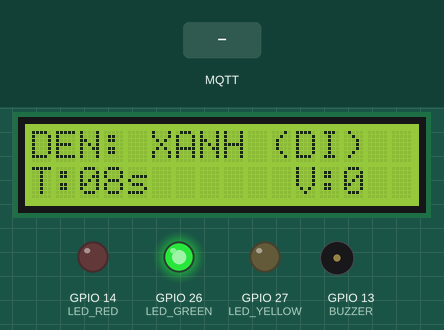
A sketch run on a simulated ESP32. On the bench: 16×2 character LCD, output pins drawn as LEDs (lit = HIGH), buzzer (waves = sounding, pin HIGH). The test bench sets the inputs (shaded band). WiFi joins after 1.5 s; servers stay silent unless stated; no MQTT or app messages arrive unless stated; what the sketch prints to the serial monitor is not drawn.

Above: at 3.8 s.
3.9 s: MQTT message "3" arrives on the first subscribed topic
At 5.1 s:
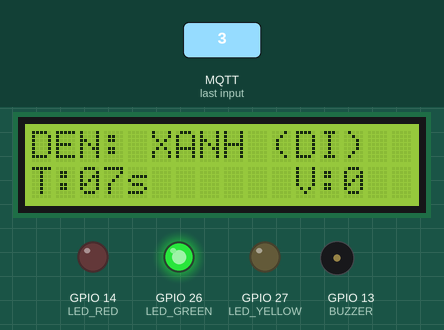
At 13.1 s:
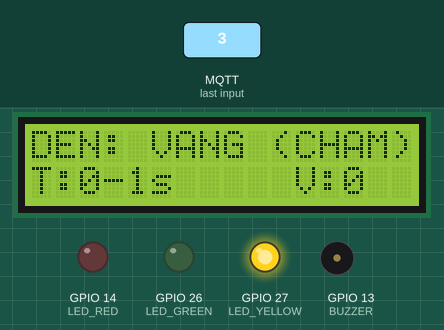
Timing chart, 0 to 14.6 s (numbered marks = the images above; inputs shaded):
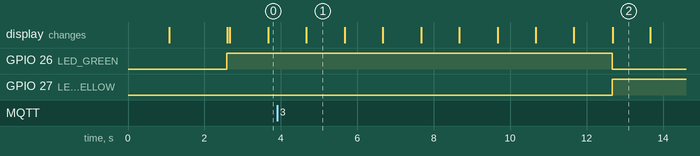

Measured:
- what the display in image 1 shows lasts 1.0 s, from 4.7 s to 5.7 s

The sketch:

sketch.ino
```cpp
#include <Wire.h>
#include <LiquidCrystal_I2C.h>
#include <WiFi.h>
#include "time.h"
#include <PubSubClient.h>

// 1. KHAI BÁO CẤU HÌNH
const char* ssid       = "Wokwi-GUEST";
const char* password   = "";
const char* mqtt_server = "broker.hivemq.com";
const char* mqtt_topic  = "traffic/violation/Random4";

// Khai báo chân
const int TRIG_PIN = 5;
const int ECHO_PIN = 18;
const int LED_RED = 14;
const int LED_YELLOW = 27;
const int LED_GREEN = 26;
const int BUZZER = 13;

// 2. KHAI BÁO BIẾN TOÀN CỤC
WiFiClient espClient;
PubSubClient client(espClient);
LiquidCrystal_I2C lcd(0x27, 16, 2);

int violationCount = 0;
int timerCounter = 0;
int trafficState = 0;
int activeGreenTime = 10;
int activeRedTime   = 40;
int TIME_YELLOW = 4;

bool wifiConnected = false;
bool isObjectDetected = false;
bool showViolationMessage = false;
unsigned long previousMillis = 0;
unsigned long violationDisplayStart = 0;

// 3. CÁC HÀM HỖ TRỢ

void updateLCDViolation() {
  lcd.setCursor(11, 1);
  lcd.print("V:");
  lcd.print(violationCount);
}

// Hàm callback nhận tin nhắn từ Python
void callback(char* topic, byte* payload, unsigned int length) {
  // Biến payload thành chuỗi chữ (String) để dễ đọc
  payload[length] = '\0';
  String msg = String((char*)payload);

  // 1. NẾU NHẬN LỆNH ĐỔI THỜI GIAN TỪ WEB (Kênh traffic/command/Random4)
  if (String(topic) == "traffic/command/Random4") {
    int r, y, g;
    // Tách chuỗi "40,4,10" thành 3 số nguyên r, y, g
    if (sscanf((char*)payload, "%d,%d,%d", &r, &y, &g) == 3) {
      activeRedTime = r;
      TIME_YELLOW = y;
      activeGreenTime = g;
      Serial.println("✅ Đã cập nhật thời gian từ Web!");
    }
  }
  Serial.println("\n--- CO TIN HIEU TU PYTHON ---");
  if (trafficState == 2) {
    violationCount++;
    showViolationMessage = true;
    violationDisplayStart = millis();
    updateLCDViolation();
    tone(BUZZER, 1000, 200);
    Serial.println("Ket qua: VI PHAM!");
  } else {
    Serial.println("Ket qua: Bo qua (Dang den xanh/vang)");
  }
}

void reconnect() {
  while (!client.connected()) {
    Serial.print("Dang ket noi MQTT...");
    if (client.connect("ESP32_Traffic_Wokwi_User")) {
      Serial.println("OK");
      client.subscribe(mqtt_topic); // Kênh hiện tại (traffic/violation/Random4)
      client.subscribe("traffic/command/Random4"); // THÊM DÒNG NÀY ĐỂ NHẬN LỆNH CÀI ĐẶT
    } else {
      Serial.print("Loi: "); Serial.print(client.state());
      delay(5000);
    }
  }
}

void changeState(int state) {
  digitalWrite(LED_RED, LOW);
  digitalWrite(LED_YELLOW, LOW);
  digitalWrite(LED_GREEN, LOW);

  switch (state) {
    case 0: digitalWrite(LED_GREEN, HIGH); timerCounter = activeGreenTime; break;
    case 1: digitalWrite(LED_YELLOW, HIGH); timerCounter = TIME_YELLOW; break;
    case 2: digitalWrite(LED_RED, HIGH); timerCounter = activeRedTime; break;
  }

  if (!showViolationMessage) {
    lcd.setCursor(0, 0);
    if (state == 0) lcd.print("DEN: XANH (DI)  ");
    else if (state == 1) lcd.print("DEN: VANG (CHAM)");
    else lcd.print("DEN: DO (DUNG)  ");
  }
}

// 4. HÀM SETUP
void setup() {
  Serial.begin(115200);
  delay(1000);
  Serial.println("\n--- KHOI DONG ---");

  // Khai báo chân Pin
  pinMode(TRIG_PIN, OUTPUT);
  pinMode(ECHO_PIN, INPUT);
  pinMode(LED_RED, OUTPUT);
  pinMode(LED_YELLOW, OUTPUT);
  pinMode(LED_GREEN, OUTPUT);
  pinMode(BUZZER, OUTPUT);

  lcd.init();
  lcd.backlight();

  lcd.setCursor(0, 0);
  lcd.print("Connecting WiFi...");

  // Cấu hình WiFi chuẩn hơn
  WiFi.mode(WIFI_STA); // Đảm bảo ESP32 ở chế độ Station
  WiFi.begin(ssid, password);

  Serial.print("Connecting to WiFi");
  // Tăng thời gian chờ lên (ví dụ 40 lần ~ 20 giây)
  int retry = 0;
  while (WiFi.status() != WL_CONNECTED && retry < 40) {
    delay(500);
    Serial.print(".");
    retry++;
  }

  if (WiFi.status() == WL_CONNECTED) {
    wifiConnected = true;
    Serial.println("\nWiFi OK!");
    Serial.print("IP Address: "); Serial.println(WiFi.localIP());

    client.setServer(mqtt_server, 1883);
    client.setCallback(callback);
  } else {
    // Nếu vẫn lỗi, in ra trạng thái để chẩn đoán
    Serial.printf("\nWiFi Failed! Status: %d\n", WiFi.status());
    lcd.clear();
    lcd.print("WiFi Error!");
    delay(2000);
  }

  lcd.clear();
  changeState(0);
}

// --- THÊM LẠI HÀM CẢM BIẾN ---
void checkSensor() {
  digitalWrite(TRIG_PIN, LOW); delayMicroseconds(2);
  digitalWrite(TRIG_PIN, HIGH); delayMicroseconds(10);
  digitalWrite(TRIG_PIN, LOW);
  long duration = pulseIn(ECHO_PIN, HIGH);
  int distance = duration * 0.034 / 2;

  if (distance > 0 && distance < 50) {
    if (!isObjectDetected) {
      violationCount++;
      showViolationMessage = true;
      violationDisplayStart = millis();
      isObjectDetected = true; // Chống đếm trùng
      updateLCDViolation();
      tone(BUZZER, 1000, 200);
      Serial.println("-> VI PHAM tu Cam bien Sieu am!");
    }
  } else {
    isObjectDetected = false;
  }
}

void loop() {
  if (wifiConnected) {
    if (!client.connected()) reconnect();
    client.loop();
  }

  unsigned long currentMillis = millis();
  if (currentMillis - previousMillis >= 1000) {
    previousMillis = currentMillis;
    timerCounter--;

    // --- THÊM 3 DÒNG NÀY ĐỂ BẮN DỮ LIỆU LÊN WEB ---
    char statusPayload[50];
    sprintf(statusPayload, "{\"light\":%d,\"time\":%d}", trafficState, timerCounter);
    client.publish("traffic/status/Random4", statusPayload);
    // ----------------------------------------------

    lcd.setCursor(0, 1);
    lcd.print("T:");
    if(timerCounter < 10) lcd.print("0");
    lcd.print(timerCounter);
    lcd.print("s      ");
    updateLCDViolation();

    if (timerCounter < 0) {
      trafficState++;
      if (trafficState > 2) trafficState = 0;
      changeState(trafficState);
    }
  }

  // --- QUAN TRỌNG: GỌI CẢM BIẾN KHI ĐÈN ĐỎ ---
  if (trafficState == 2) {
    checkSensor();
  }

  // Hien thi tin nhan vi pham
  if(showViolationMessage){
    lcd.setCursor(0,0);
    lcd.print("Co nguoi vuot   ");
    if(millis() - violationDisplayStart > 2000){
      showViolationMessage = false;

      lcd.setCursor(0, 0);
      if (trafficState == 0) lcd.print("DEN: XANH (DI) ");
      else if (trafficState == 1) lcd.print("DEN: VANG (CHAM)");
      else if (trafficState == 2) lcd.print("DEN: DO (DUNG)");
    }
  }
}
```
